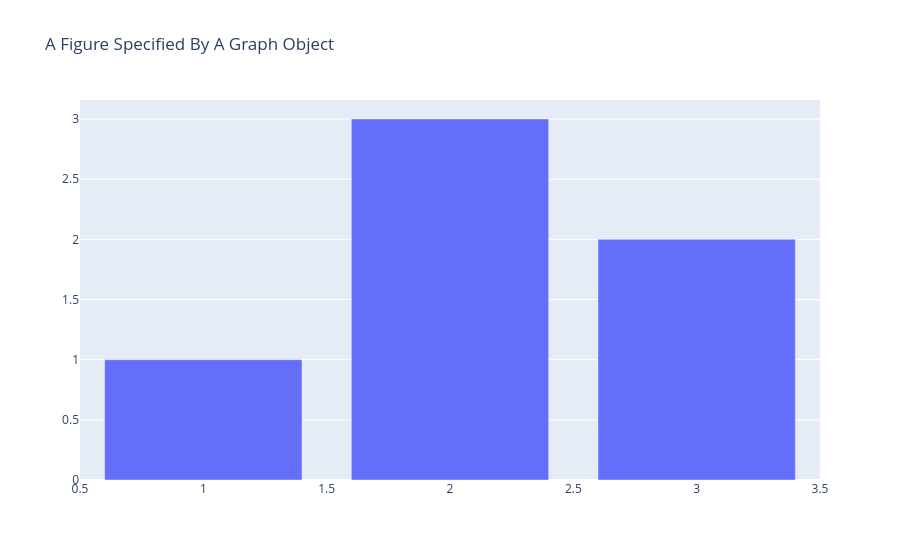

Notebook code cell kept with this figure:
### Markdown cell above
by using a plotly Figure object instead of a plain dictionary, we also get methods and classes for building and rendering our graph figures, data validation, and lots of convenience methods. You can examine the graph object API calls at https://plotly.com/python-api-reference/ and the full plotly figure reference defining the data structure in detail at  https://plotly.com/python/reference/index/

### Code cell
import plotly.graph_objects as go

fig = go.Figure(
    data=[go.Bar(x=[1, 2, 3], y=[1, 3, 2])],
    layout=go.Layout(
        title=go.layout.Title(text="A Figure Specified By A Graph Object")
    )
)

fig.show()

### Figure 1 — Plotly figure (JSON) as saved in the notebook; plotly's stock layout.template omitted (floating-point values rounded to 4 significant figures)
{"data": [{"type": "bar", "x": [1, 2, 3], "y": [1, 3, 2]}], "layout": {"title": {"text": "A Figure Specified By A Graph Object"}}}
